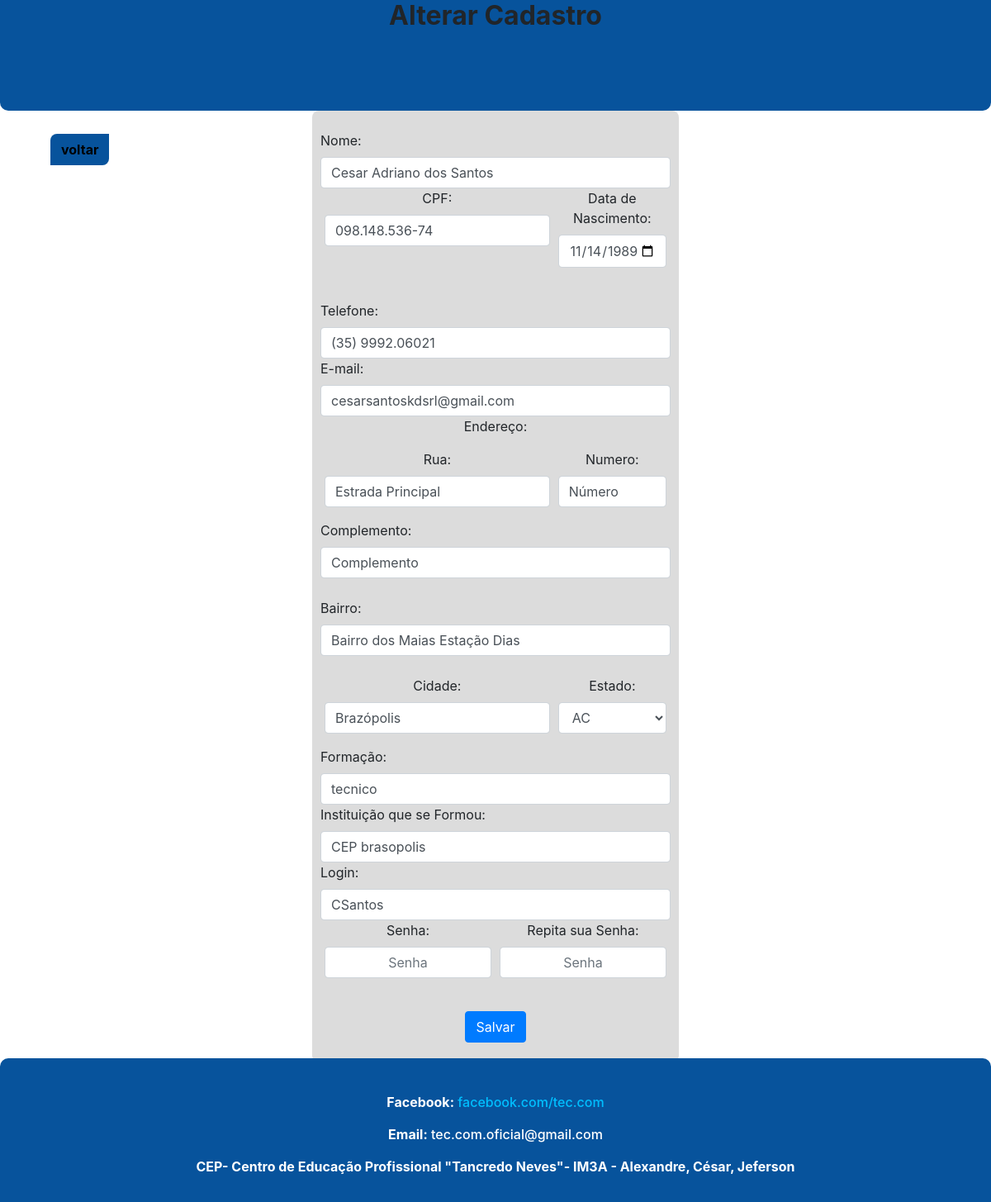
Page /altercadtec.php (signed in) on the committed database.
### tables this page shows
CREATE TABLE `tecnico` (
  `id` int(11) NOT NULL,
  `nome` varchar(100) NOT NULL,
  `telefone` varchar(11) NOT NULL,
  `email` varchar(50) NOT NULL,
  `cpf` varchar(11) NOT NULL,
  `data_nasc` date NOT NULL,
  `rua` varchar(50) DEFAULT NULL,
  `numero` int(11) DEFAULT NULL,
  `complemento` varchar(100) DEFAULT NULL,
  `bairro` varchar(50) NOT NULL,
  `cidade` varchar(50) NOT NULL,
  `estado` varchar(2) NOT NULL,
  `formacao` varchar(50) NOT NULL,
  `instituicao` varchar(100) NOT NULL,
  `login` varchar(10) NOT NULL,
  `senha` varchar(200) NOT NULL,
  `status` tinyint(1) NOT NULL,
  `avaliacao` float NOT NULL DEFAULT '0',
  `avaliacao_total` int(11) DEFAULT '0',
  `qtd_serv` int(11) NOT NULL
);

### altercadtec.php (the view, shortened to what this page needs)
<?php
    include("conexao.php");
        ?>
                <?php
    $id_tecnico = $_SESSION['id'];
    $resultado_usuario = mysqli_query($conexao, "SELECT * FROM tecnico WHERE id = '$id_tecnico';");
    $row_usuario = mysqli_fetch_assoc($resultado_usuario);
?>
<!DOCTYPE html>
<html lang="pt-br">
    <head>
        <link rel="stylesheet" href="css/bootstrap.css">
        <link rel="stylesheet" href="css/estilo.css?version=165">
    </head>
    <body>
        <header id="header_cadastro">
            <h2><b>Alterar Cadastro</b></h2>
        </header>
        <div class="container">
            <nav class="navbar navbar-expand-md navbar-light">
                <a href="tecnico.php" class="voltaresc"><button type="submit" class="btn voltar"><font color="black"><b>voltar</b></font></button></a>
            </nav>
        </div>
        <div class="formulariotec">
            <div class="container">
                <br><form method="POST" name="Form" action="valcad.php">
                    <div class="form-row">
                        <label for="nome">Nome:</label>
                        <input type="text" class="form-control" name="nome" id="nome" value="<?php echo $row_usuario['nome'];?>">
                    </div>
                    <div class="form-row">
                        <div class="form-group col-md-8">
                            <label for="cpf">CPF:</label>
                            <input type="cpf" class="form-control" name="cpf" id="cpf" value="<?php echo $row_usuario['cpf'];?>">
                        </div>
                        <div class="form-group col-md-4">
                            <label for="data_nasc">Data de Nascimento:</label>
                            <input type="date" class="form-control placedate" name="data_nasc" id="data_nasc" value="<?php echo $row_usuario['data_nasc'];?>">
                        </div>
                    </div><br/>
                    <div class="form-row">
                        <label for="tenefone">Telefone:</label>
                        <input type="text" class="form-control" name="telefone" id="telefone" value="<?php echo $row_usuario['telefone'];?>">
                    </div>
                    <div class="form-row">
                        <label for="email">E-mail:</label>
                        <input type="email" class="form-control" name="email" id="email" value="<?php echo $row_usuario['email'];?>">
                    </div>
                    <p>Endereço:</p>
                    <div class="form-row">
                        <div class="form-group col-md-8">
                            <label for="rua">Rua:</label>
                            <input type="text" class="form-control" id="rua" name="rua" value="<?php echo $row_usuario['rua'];if($row_usuario['rua']==""){echo "Rua";}?>">
                        </div>
                        <div class="form-group col-md-4">
                            <label class="label" for="numero">Numero:</label>
                            <input type="text" class="form-control" id="numero" name="numero" value="<?php if($row_usuario['numero']==0){echo "Número";} else{echo $row_usuario['numero'];}?>">
                        </div>
                    </div>
                     <div class="form-row">
                        <label for="complemento">Complemento:</label>
                        <input type="text" class="form-control" name="complemento" id="complemento" value="<?php echo $row_usuario['complemento'];if($row_usuario['complemento']==""){echo "Complemento";}?>">
                    </div><br/>
                     <div class="form-row">
                        <label for="bairro">Bairro:</label>
                        <input type="text" class="form-control" name="bairro" id="bairro"  value="<?php echo $row_usuario['bairro'];if($row_usuario['bairro']==""){echo "Bairro";}?>" required>
                    </div>
                    <br/>
                    <div class="form-row">
                        <div class="form-group col-md-8">
                          <label for="cidade">Cidade:</label>
                          <input type="text" class="form-control" id="cidade" name="cidade" value="<?php echo $row_usuario['cidade'];if($row_usuario['cidade']==""){echo "Cidade";}?>" required>
                        </div>
                        <div class="form-group col-md-4">
                            <label for="Estado">Estado:</label>
                            <select id="estado" name="estado" class="form-control" value="<?php echo $row_usuario['estado'];?>" required>
                            <option>AC</option>
                            </select>
                        </div>
                    </div>
                    <div class="form-row">
                        <label for="formacao">Formação:</label>
                        <input type="text" class="form-control" name="formacao" id="formacao" value="<?php echo $row_usuario['formacao'];?>">
                    </div>
                     <div class="form-row">
                        <label for="insti">Instituição que se Formou:</label>
                        <input type="text" class="form-control" name="insti" id="insti" value="<?php echo $row_usuario['instituicao'];?>">
                    </div>
                    <div class="form-row">
                        <label for="login">Login:</label>
                        <input type="text" class="form-control" name="login" id="login" value="<?php echo $row_usuario['login'];?>">
                    </div>
                    <div class="form-row">
                        <div class="form-group col-md-6">
                            <label for="senha">Senha:</label>
                            <input type="password" class="form-control" name="senha" id="senha" placeholder="Senha" maxlength="8" required>
                        </div>
                        <div class="form-group col-md-6">
                            <label for="senha">Repita sua Senha:</label>
                            <input type="password" class="form-control" name="senha2" id="senha2" placeholder="Senha" maxlength="8" required>
                        </div>
                    </div><br/>
                    <button type="submit" class="btn btn-primary" name="salvar4">Salvar</button><br/><br/>
                </form>
            </div>
        </div>
        <footer id="footerlogin">
            <div class="container">
                <div class="footerindex">
                    <br><h6 id="facefooter"><b>Facebook:</b> <a id="face" href ="https://www.facebook.com/Teccom-621638164884532/" target="blank">facebook.com/tec.com</a></h6>
                    <h6 id="emailfooter"><b>Email:</b> tec.com.oficial@gmail.com</h6>
                    <h6 id="turmafooter"><b>CEP- Centro de Educação Profissional "Tancredo Neves"<a id="aadmin" href="admin.php">-</a> IM3A - Alexandre, César, Jeferson</b></h6><br/>
                </div>
            </div>
        </footer>
    </body>
</html>

### css/estilo.css (style rules this page uses)
#face { color: #00BFFF; }
.footerindex { text-align: center; }
#facefooter { margin-top: 20px; color: white; }
#emailfooter { margin-top: 20px; color: white; }
#turmafooter { margin-top: 20px; color: white; }
.placedate { text-align: center; }
.voltar { background-color: #07539c; margin-top: 15px; border-radius: 8px 0px 8px 0px; }
footer { width: 100%; background-color:#07539c; clear: both; }
#header_cadastro { background-color: #07539c; height: 134px; border-radius: 0px 0px 10px 10px; text-align: center; margin-bottom: 5px; }
.formulariotec { background-color: #DCDCDC; margin: 0 auto; width: 37%; text-align: center; border-radius: 8px; margin-top: -74px; margin-bottom: -5px; }
::placeholder { text-align: center; }
#footerlogin { width: 100%; background-color: #07539c; border-radius: 10px 10px 0px 0px; text-align: center; }
#aadmin { color: white; text-decoration: none; cursor:text; }

### rows in the picture
tecnico: nome "Cesar Adriano dos Santos", cpf "098.148.536-74", data_nasc "11/14/1989", telefone "(35) 9992.06021", email "cesarsantoskdsrl@gmail.com", rua "Estrada Principal", numero "Número", complemento "Complemento", bairro "Bairro dos Maias Estação Dias", cidade "Brazópolis", estado "AC", formacao "tecnico", insti "CEP brasopolis", login "CSantos"
